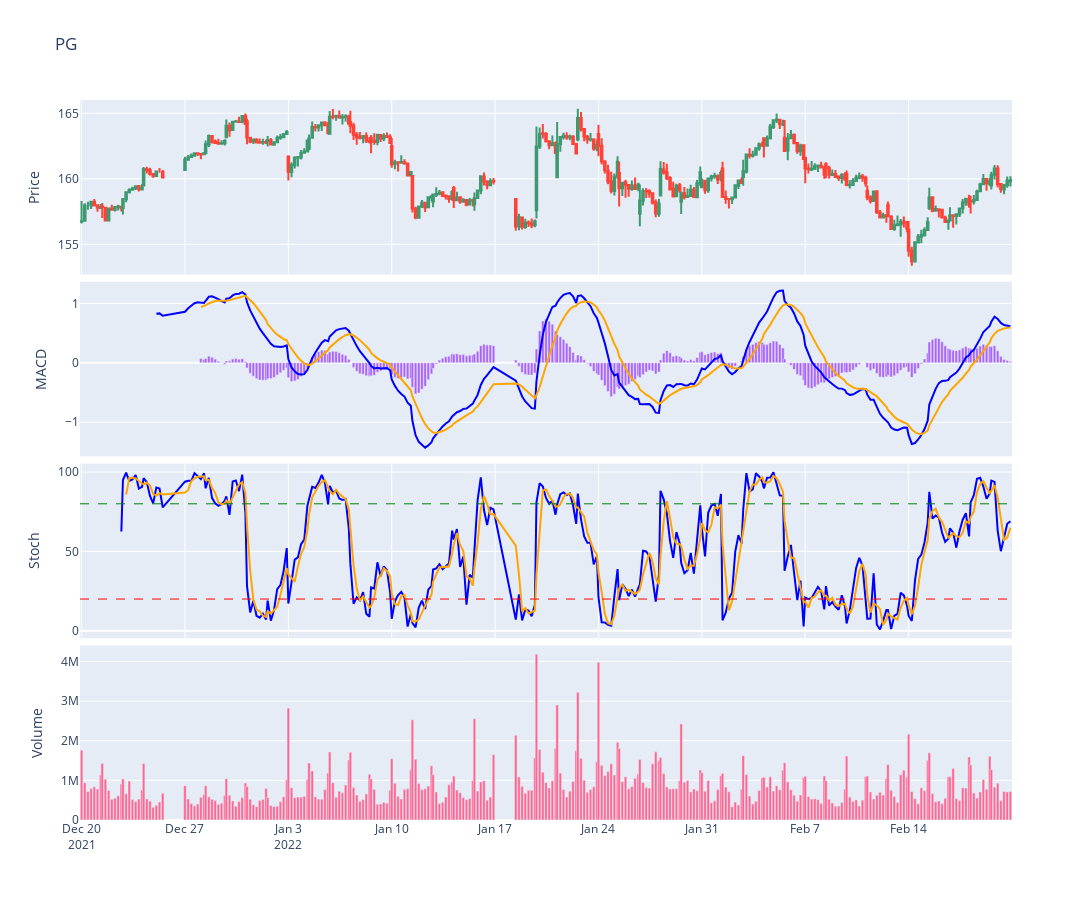

The notebook cell saved with this chart:
### Code cell
plot_macd_stock('PG', '2mo', '1h')

### Figure 1 — Plotly figure (JSON) as saved in the notebook; plotly's stock layout.template omitted (floating-point values rounded to 4 significant figures; data arrays with more than 128 entries replaced by an {"elided": "..."} marker saying what was removed)
{"data": [{"close": {"elided": "301 float values"}, "high": {"elided": "301 float values"}, "low": {"elided": "301 float values"}, "name": "Candlestick", "open": {"elided": "301 float values"}, "type": "candlestick", "x": {"elided": "301 str values"}, "xaxis": "x", "yaxis": "y"}, {"line": {"color": "blue", "width": 2}, "type": "scatter", "x": {"elided": "301 str values"}, "xaxis": "x2", "y": {"elided": "301 float values"}, "yaxis": "y2"}, {"line": {"color": "orange", "width": 2}, "type": "scatter", "x": {"elided": "301 str values"}, "xaxis": "x2", "y": {"elided": "301 float values"}, "yaxis": "y2"}, {"type": "bar", "x": {"elided": "301 str values"}, "xaxis": "x2", "y": {"elided": "301 float values"}, "yaxis": "y2"}, {"line": {"color": "blue", "width": 2}, "type": "scatter", "x": {"elided": "301 str values"}, "xaxis": "x3", "y": {"elided": "301 float values"}, "yaxis": "y3"}, {"line": {"color": "orange", "width": 2}, "type": "scatter", "x": {"elided": "301 str values"}, "xaxis": "x3", "y": {"elided": "301 float values"}, "yaxis": "y3"}, {"type": "bar", "x": {"elided": "301 str values"}, "xaxis": "x4", "y": {"elided": "301 int values"}, "yaxis": "y4"}], "layout": {"height": 900, "shapes": [{"line": {"color": "red", "dash": "dash", "width": 1}, "type": "line", "x0": 0, "x1": 1, "xref": "x3 domain", "y0": 20, "y1": 20, "yref": "y3"}, {"line": {"color": "green", "dash": "dash", "width": 1}, "type": "line", "x0": 0, "x1": 1, "xref": "x3 domain", "y0": 80, "y1": 80, "yref": "y3"}], "showlegend": false, "title": {"text": "PG"}, "width": 1200, "xaxis": {"anchor": "y", "domain": [0, 1], "matches": "x4", "rangebreaks": [{"bounds": ["sat", "mon"]}, {"bounds": [16, 9.5], "pattern": "hour"}], "rangeslider": {"visible": false}, "showticklabels": false}, "xaxis2": {"anchor": "y2", "domain": [0, 1], "matches": "x4", "showticklabels": false}, "xaxis3": {"anchor": "y3", "domain": [0, 1], "matches": "x4", "showticklabels": false}, "xaxis4": {"anchor": "y4", "domain": [0, 1]}, "yaxis": {"anchor": "x", "domain": [0.7575, 1], "title": {"text": "Price"}}, "yaxis2": {"anchor": "x2", "domain": [0.505, 0.7475], "title": {"text": "MACD"}}, "yaxis3": {"anchor": "x3", "domain": [0.2525, 0.495], "title": {"text": "Stoch"}}, "yaxis4": {"anchor": "x4", "domain": [0, 0.2425], "title": {"text": "Volume"}}}}
